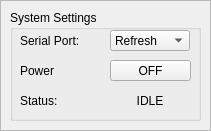
   <widget class="QFrame" name="system_frame">
    <property name="geometry">
     <rect>
      <x>10</x>
      <y>10</y>
      <width>211</width>
      <height>131</height>
     </rect>
    </property>
    <property name="sizePolicy">
     <sizepolicy hsizetype="Fixed" vsizetype="Fixed">
      <horstretch>0</horstretch>
      <verstretch>0</verstretch>
     </sizepolicy>
    </property>
    <property name="frameShape">
     <enum>QFrame::StyledPanel</enum>
    </property>
    <property name="frameShadow">
     <enum>QFrame::Sunken</enum>
    </property>
    <widget class="QGroupBox" name="system_groupBox">
     <property name="geometry">
      <rect>
       <x>10</x>
       <y>10</y>
       <width>191</width>
       <height>111</height>
      </rect>
     </property>
     <property name="title">
      <string>System Settings</string>
     </property>
     <widget class="QLabel" name="serial_port_title_label">
      <property name="geometry">
       <rect>
        <x>10</x>
        <y>20</y>
        <width>80</width>
        <height>21</height>
       </rect>
      </property>
      <property name="sizePolicy">
       <sizepolicy hsizetype="Expanding" vsizetype="Expanding">
        <horstretch>0</horstretch>
        <verstretch>0</verstretch>
       </sizepolicy>
      </property>
      <property name="text">
       <string>Serial Port:</string>
      </property>
     </widget>
     <widget class="QComboBox" name="serial_port_comboBox">
      <property name="enabled">
       <bool>true</bool>
      </property>
      <property name="geometry">
       <rect>
        <x>100</x>
        <y>20</y>
        <width>80</width>
        <height>21</height>
       </rect>
      </property>
      <property name="font">
       <font>
        <weight>50</weight>
        <bold>false</bold>
       </font>
      </property>
      <property name="layoutDirection">
       <enum>Qt::LeftToRight</enum>
      </property>
      <item>
       <property name="text">
        <string>Refresh</string>
       </property>
      </item>
     </widget>
     <widget class="QLabel" name="ui_status_title_label">
      <property name="geometry">
       <rect>
        <x>10</x>
        <y>80</y>
        <width>80</width>
        <height>21</height>
       </rect>
      </property>
      <property name="sizePolicy">
       <sizepolicy hsizetype="Expanding" vsizetype="Expanding">
        <horstretch>0</horstretch>
        <verstretch>0</verstretch>
       </sizepolicy>
      </property>
      <property name="text">
       <string>Status:</string>
      </property>
     </widget>
     <widget class="QLabel" name="ui_status_label">
      <property name="geometry">
       <rect>
        <x>100</x>
        <y>80</y>
        <width>80</width>
        <height>21</height>
       </rect>
      </property>
      <property name="sizePolicy">
       <sizepolicy hsizetype="Expanding" vsizetype="Expanding">
        <horstretch>0</horstretch>
        <verstretch>0</verstretch>
       </sizepolicy>
      </property>
      <property name="text">
       <string>IDLE</string>
      </property>
      <property name="alignment">
       <set>Qt::AlignCenter</set>
      </property>
     </widget>
     <widget class="QLabel" name="power_title_label">
      <property name="geometry">
       <rect>
        <x>10</x>
        <y>50</y>
        <width>80</width>
        <height>21</height>
       </rect>
      </property>
      <property name="sizePolicy">
       <sizepolicy hsizetype="Expanding" vsizetype="Expanding">
        <horstretch>0</horstretch>
        <verstretch>0</verstretch>
       </sizepolicy>
      </property>
      <property name="text">
       <string>Power</string>
      </property>
     </widget>
     <widget class="QPushButton" name="power_pushButton">
      <property name="geometry">
       <rect>
        <x>100</x>
        <y>50</y>
        <width>81</width>
        <height>21</height>
       </rect>
      </property>
      <property name="text">
       <string>OFF</string>
      </property>
     </widget>
    </widget>
   </widget>
